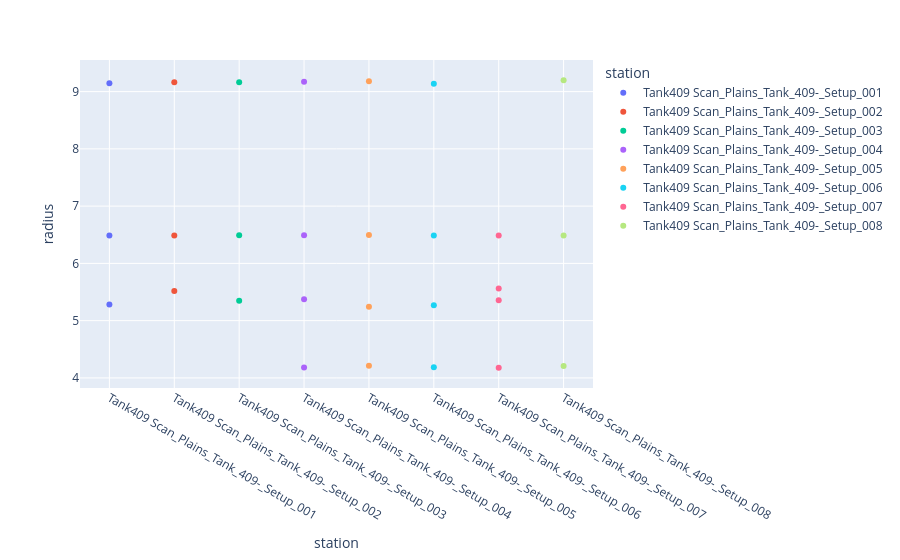

Notebook code for this chart:
### Code cell
px.scatter(
    summary_df[summary_df.radius < 50], y='radius', x='station', 
    color='station', hover_data=summary_df.columns
)

### Figure 1 — Plotly figure (JSON) as saved in the notebook; plotly's stock layout.template omitted (floating-point values rounded to 4 significant figures)
{"data": [{"customdata": [[86], [89], [95]], "hovertemplate": "station=%{x}<br>radius=%{y}<br>cylinder=%{customdata[0]}<extra></extra>", "legendgroup": "Tank409 Scan_Plains_Tank_409-_Setup_001", "marker": {"color": "#636efa", "symbol": "circle"}, "mode": "markers", "name": "Tank409 Scan_Plains_Tank_409-_Setup_001", "orientation": "v", "showlegend": true, "type": "scatter", "x": ["Tank409 Scan_Plains_Tank_409-_Setup_001", "Tank409 Scan_Plains_Tank_409-_Setup_001", "Tank409 Scan_Plains_Tank_409-_Setup_001"], "xaxis": "x", "y": [6.487, 5.28, 9.147], "yaxis": "y"}, {"customdata": [[48], [77], [92]], "hovertemplate": "station=%{x}<br>radius=%{y}<br>cylinder=%{customdata[0]}<extra></extra>", "legendgroup": "Tank409 Scan_Plains_Tank_409-_Setup_002", "marker": {"color": "#EF553B", "symbol": "circle"}, "mode": "markers", "name": "Tank409 Scan_Plains_Tank_409-_Setup_002", "orientation": "v", "showlegend": true, "type": "scatter", "x": ["Tank409 Scan_Plains_Tank_409-_Setup_002", "Tank409 Scan_Plains_Tank_409-_Setup_002", "Tank409 Scan_Plains_Tank_409-_Setup_002"], "xaxis": "x", "y": [6.486, 9.161, 5.516], "yaxis": "y"}, {"customdata": [[42], [50], [77]], "hovertemplate": "station=%{x}<br>radius=%{y}<br>cylinder=%{customdata[0]}<extra></extra>", "legendgroup": "Tank409 Scan_Plains_Tank_409-_Setup_003", "marker": {"color": "#00cc96", "symbol": "circle"}, "mode": "markers", "name": "Tank409 Scan_Plains_Tank_409-_Setup_003", "orientation": "v", "showlegend": true, "type": "scatter", "x": ["Tank409 Scan_Plains_Tank_409-_Setup_003", "Tank409 Scan_Plains_Tank_409-_Setup_003", "Tank409 Scan_Plains_Tank_409-_Setup_003"], "xaxis": "x", "y": [5.348, 9.164, 6.49], "yaxis": "y"}, {"customdata": [[138], [140], [142], [143]], "hovertemplate": "station=%{x}<br>radius=%{y}<br>cylinder=%{customdata[0]}<extra></extra>", "legendgroup": "Tank409 Scan_Plains_Tank_409-_Setup_004", "marker": {"color": "#ab63fa", "symbol": "circle"}, "mode": "markers", "name": "Tank409 Scan_Plains_Tank_409-_Setup_004", "orientation": "v", "showlegend": true, "type": "scatter", "x": ["Tank409 Scan_Plains_Tank_409-_Setup_004", "Tank409 Scan_Plains_Tank_409-_Setup_004", "Tank409 Scan_Plains_Tank_409-_Setup_004", "Tank409 Scan_Plains_Tank_409-_Setup_004"], "xaxis": "x", "y": [4.182, 5.374, 6.49, 9.17], "yaxis": "y"}, {"customdata": [[63], [74], [77], [89]], "hovertemplate": "station=%{x}<br>radius=%{y}<br>cylinder=%{customdata[0]}<extra></extra>", "legendgroup": "Tank409 Scan_Plains_Tank_409-_Setup_005", "marker": {"color": "#FFA15A", "symbol": "circle"}, "mode": "markers", "name": "Tank409 Scan_Plains_Tank_409-_Setup_005", "orientation": "v", "showlegend": true, "type": "scatter", "x": ["Tank409 Scan_Plains_Tank_409-_Setup_005", "Tank409 Scan_Plains_Tank_409-_Setup_005", "Tank409 Scan_Plains_Tank_409-_Setup_005", "Tank409 Scan_Plains_Tank_409-_Setup_005"], "xaxis": "x", "y": [4.214, 6.494, 5.244, 9.182], "yaxis": "y"}, {"customdata": [[76], [77], [78], [81]], "hovertemplate": "station=%{x}<br>radius=%{y}<br>cylinder=%{customdata[0]}<extra></extra>", "legendgroup": "Tank409 Scan_Plains_Tank_409-_Setup_006", "marker": {"color": "#19d3f3", "symbol": "circle"}, "mode": "markers", "name": "Tank409 Scan_Plains_Tank_409-_Setup_006", "orientation": "v", "showlegend": true, "type": "scatter", "x": ["Tank409 Scan_Plains_Tank_409-_Setup_006", "Tank409 Scan_Plains_Tank_409-_Setup_006", "Tank409 Scan_Plains_Tank_409-_Setup_006", "Tank409 Scan_Plains_Tank_409-_Setup_006"], "xaxis": "x", "y": [4.187, 6.487, 5.27, 9.138], "yaxis": "y"}, {"customdata": [[5], [15], [41], [47]], "hovertemplate": "station=%{x}<br>radius=%{y}<br>cylinder=%{customdata[0]}<extra></extra>", "legendgroup": "Tank409 Scan_Plains_Tank_409-_Setup_007", "marker": {"color": "#FF6692", "symbol": "circle"}, "mode": "markers", "name": "Tank409 Scan_Plains_Tank_409-_Setup_007", "orientation": "v", "showlegend": true, "type": "scatter", "x": ["Tank409 Scan_Plains_Tank_409-_Setup_007", "Tank409 Scan_Plains_Tank_409-_Setup_007", "Tank409 Scan_Plains_Tank_409-_Setup_007", "Tank409 Scan_Plains_Tank_409-_Setup_007"], "xaxis": "x", "y": [5.56, 5.355, 4.176, 6.488], "yaxis": "y"}, {"customdata": [[73], [82], [98]], "hovertemplate": "station=%{x}<br>radius=%{y}<br>cylinder=%{customdata[0]}<extra></extra>", "legendgroup": "Tank409 Scan_Plains_Tank_409-_Setup_008", "marker": {"color": "#B6E880", "symbol": "circle"}, "mode": "markers", "name": "Tank409 Scan_Plains_Tank_409-_Setup_008", "orientation": "v", "showlegend": true, "type": "scatter", "x": ["Tank409 Scan_Plains_Tank_409-_Setup_008", "Tank409 Scan_Plains_Tank_409-_Setup_008", "Tank409 Scan_Plains_Tank_409-_Setup_008"], "xaxis": "x", "y": [4.209, 6.488, 9.2], "yaxis": "y"}], "layout": {"legend": {"title": {"text": "station"}, "tracegroupgap": 0}, "margin": {"t": 60}, "xaxis": {"anchor": "y", "categoryarray": ["Tank409 Scan_Plains_Tank_409-_Setup_001", "Tank409 Scan_Plains_Tank_409-_Setup_002", "Tank409 Scan_Plains_Tank_409-_Setup_003", "Tank409 Scan_Plains_Tank_409-_Setup_004", "Tank409 Scan_Plains_Tank_409-_Setup_005", "Tank409 Scan_Plains_Tank_409-_Setup_006", "Tank409 Scan_Plains_Tank_409-_Setup_007", "Tank409 Scan_Plains_Tank_409-_Setup_008"], "categoryorder": "array", "domain": [0, 1], "title": {"text": "station"}}, "yaxis": {"anchor": "x", "domain": [0, 1], "title": {"text": "radius"}}}}
